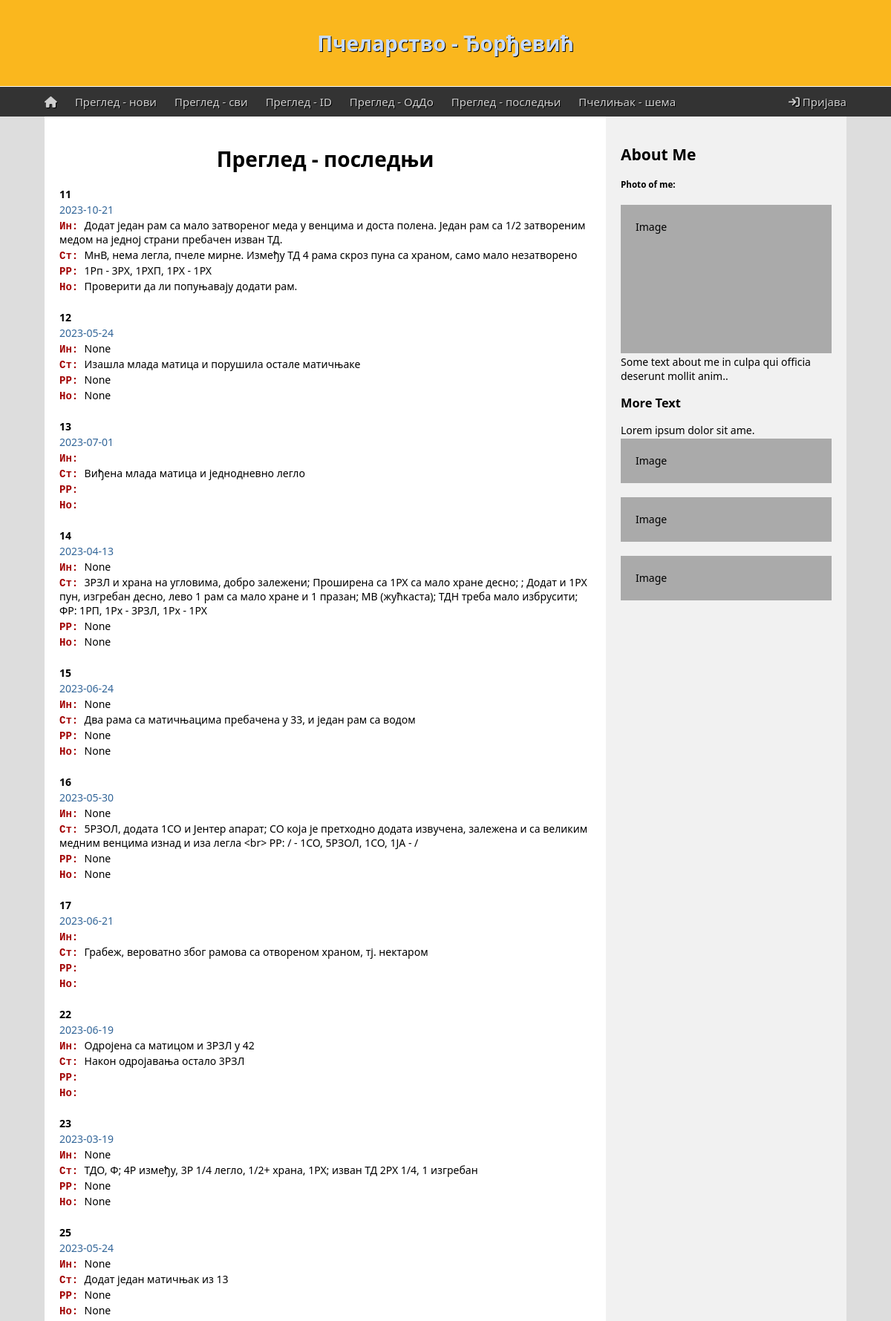
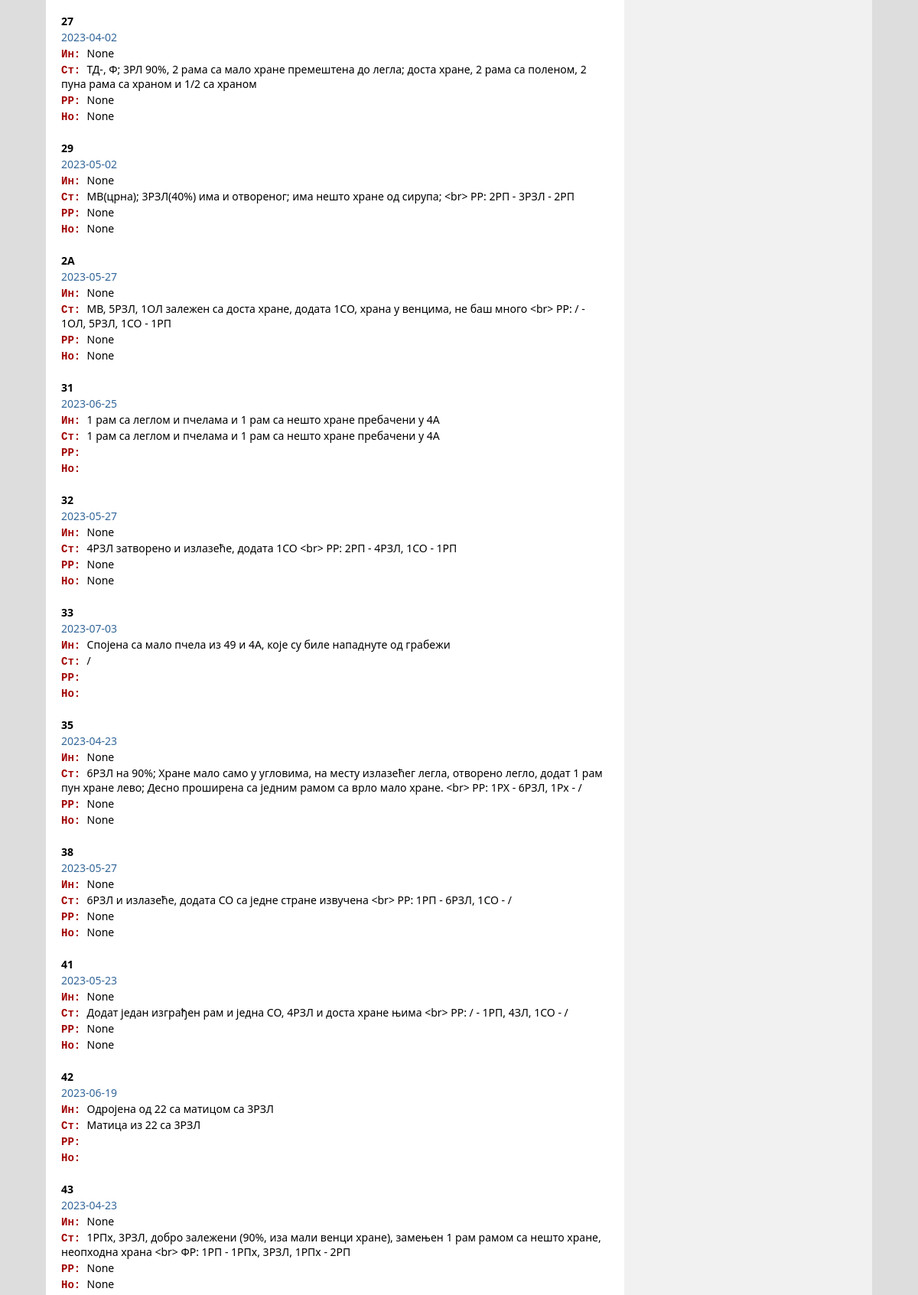
Screenshot of /inspect_last (upper part) with the database file from the repository (2 pictures, top to bottom).
### tables this page shows
CREATE TABLE inspect (id INTEGER PRIMARY KEY ASC AUTOINCREMENT NOT NULL, hive_id TEXT (2) NOT NULL, date DATE NOT NULL, state VARCHAR (255), interv VARCHAR (255), frames VARCHAR (127), note VARCHAR (255));

### app.py (the view)
@app.route("/inspect_last")
def inspect_last():
    db = os.path.join(app.root_path, 'pcelinjak.db')
    con = sqlite3.connect(db)
    cur = con.cursor()
    sql="""
    SELECT I.hive_id, I.date, I.interv, I.state, I.frames, I.note
    FROM inspect AS I
    JOIN
    (
        SELECT hive_id, MAX(date) ldate
        FROM inspect
        GROUP BY hive_id
    ) as M
    ON I.hive_id = M.hive_id AND I.date = M.ldate
    ORDER BY    I.hive_id
    """
    cur.execute(sql)
    rew=cur.fetchall()
    con.close()
    return render_template("inspect_last.html", review=rew)

### templates/inspect_last.html
{% extends 'template.html' %}
{% block content %}
  <h1>Преглед - последњи</h1>
	{% for (hive_id, date, interv, state, frames, note) in review %}
    <p><b>{{ hive_id }}</b></p>
		<p style="color: #336699">{{ date }}</p>
	  <p><span class="vst">Ин: </span>{{ interv }}</p>
		<p><span class="vst">Ст: </span>{{ state }}</p>
	  <p><span class="vst">РР: </span>{{ frames }}</p>
	  <p><span class="vst">Но: </span>{{ note }}</p>
		<br />
	{% endfor %}
{% endblock content %}

### static/css/style.css (style rules this page uses)
* { box-sizing: border-box; }
body { margin: 0; font-family: 'Segoe UI', Tahoma, Geneva, Verdana, sans-serif; font-size: 14px; background-color: #ddd; }
p { margin-top: 2px; margin-bottom: 2px; }
h1 { text-align: center; }
.vst { color: #a00000; font-weight: 600; font-family: 'Courier New', Courier, monospace; }

### rows the page displays
inspect: hive "11", date "2023-10-21", interv "Додат један рам са мало затвореног меда у венцима и доста полена. Један рам са 1/2 затвореним медом на једној страни пребачен изван ТД.", state "МнВ, нема легла, пчеле мирне. Између ТД 4 рама скроз пуна са храном, само мало незатворено", frames "1Рп - 3РХ, 1РХП, 1РХ - 1РХ", note "Проверити да ли попуњавају додати рам."
inspect: hive "12", date "2023-05-24", interv "None", state "Изашла млада матица и порушила остале матичњаке", frames "None", note "None"
inspect: hive "13", date "2023-07-01", state "Виђена млада матица и једнодневно легло"
inspect: hive "14", date "2023-04-13", interv "None", state "3РЗЛ и храна на угловима, добро залежени; Проширена са 1РХ са мало хране десно; ; Додат и 1РХ пун, изгребан десно, лево 1 рам са мало хране и 1 празан; МВ (жућкаста); ТДН треба мало избрусити; ФР: 1РП, 1Рх - 3РЗЛ, 1Рх - 1РХ", frames "None", note "None"
inspect: hive "15", date "2023-06-24", interv "None", state "Два рама са матичњацима пребачена у 33, и један рам са водом", frames "None", note "None"
inspect: hive "17", date "2023-06-21", state "Грабеж, вероватно због рамова са отвореном храном, тј. нектаром"
inspect: hive "22", date "2023-06-19", interv "Одројена са матицом и 3РЗЛ у 42", state "Након одројавања остало 3РЗЛ"
inspect: hive "23", date "2023-03-19", interv "None", state "ТДО, Ф; 4Р између, 3Р 1/4 легло, 1/2+ храна, 1РХ; изван ТД 2РХ 1/4, 1 изгребан", frames "None", note "None"
inspect: hive "25", date "2023-05-24", interv "None", state "Додат један матичњак из 13", frames "None", note "None"
inspect: hive "27", date "2023-04-02", interv "None", state "ТД-, Ф; 3РЛ 90%, 2 рама са мало хране премештена до легла; доста хране, 2 рама са поленом, 2 пуна рама са храном и 1/2 са храном", frames "None", note "None"
inspect: hive "31", date "2023-06-25", interv "1 рам са леглом и пчелама и 1 рам са нешто хране пребачени у 4A", state "1 рам са леглом и пчелама и 1 рам са нешто хране пребачени у 4A"
inspect: hive "33", date "2023-07-03", interv "Спојена са мало пчела из 49 и 4A, које су биле нападнуте од грабежи", state "/"
inspect: hive "42", date "2023-06-19", interv "Одројена од 22 са матицом са 3РЗЛ", state "Матица из 22 са 3РЗЛ"

### other values shown
{{ hive_id }} "16" "29" "2A" "32" "35" "38" "41" "43"
{{ date }} "2023-05-30" "2023-05-02" "2023-05-27" "2023-05-27" "2023-04-23" "2023-05-27" "2023-05-23" "2023-04-23"
{{ interv }} "None" "None" "None" "None" "None" "None" "None" "None"
{{ state }} "5РЗОЛ, додата 1СО и Јентер апарат; СО која је претходно додата извучена, залежена и са великим медним венцима изнад и иза легла <br> РР: / - 1СО, 5РЗОЛ, 1СО, 1ЈА - /" "МВ(црна); 3РЗЛ(40%) има и отвореног; има нешто хране од сирупа; <br> РР: 2РП - 3РЗЛ - 2РП" "МВ, 5РЗЛ, 1ОЛ залежен са доста хране, додата 1СО, храна у венцима, не баш много <br> РР: / - 1ОЛ, 5РЗЛ, 1СО - 1РП" "4РЗЛ затворено и излазеће, додата 1СО <br> РР: 2РП - 4РЗЛ, 1СО - 1РП" "6РЗЛ на 90%; Хране мало само у угловима, на месту излазећег легла, отворено легло, додат 1 рам пун хране лево; Десно проширена са једним рамом са врло мало хране. <br> РР: 1РХ - 6РЗЛ, 1Рх - /" "6РЗЛ и излазеће, додата СО са једне стране извучена <br> РР: 1РП - 6РЗЛ, 1СО - /" "Додат један изграђен рам и једна СО, 4РЗЛ и доста хране њима <br> РР: / - 1РП, 4ЗЛ, 1СО - /" "1РПх, 3РЗЛ, добро залежени (90%, иза мали венци хране), замењен 1 рам рамом са нешто хране, неопходна храна <br> ФР: 1РП - 1РПх, 3РЗЛ, 1РПх - 2РП"
{{ frames }} "None" "None" "None" "None" "None" "None" "None" "None"
{{ note }} "None" "None" "None" "None" "None" "None" "None" "None"
